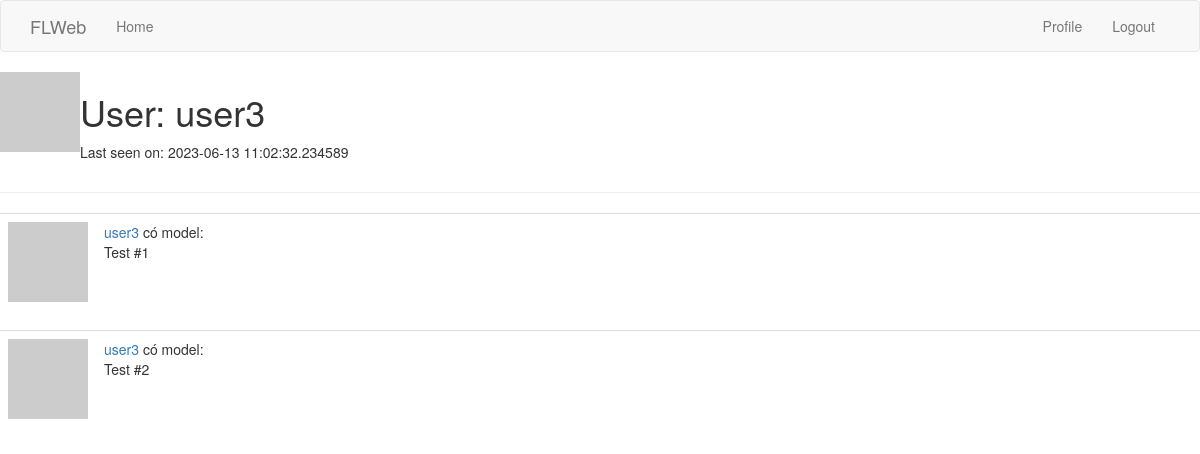
The page /user/user3 (signed in) on the database its author committed.
### models.py (models this page shows, shortened)
class User(UserMixin,db.Model):
    id = db.Column(db.Integer, primary_key=True)
    username = db.Column(db.String(64), index=True, unique=True)
    email = db.Column(db.String(120), index=True, unique=True)
    about_me = db.Column(db.String(140))
    last_seen = db.Column(db.DateTime, default=datetime.utcnow)
    password_hash = db.Column(db.String(128))
    model = db.relationship('Model', backref='user', lazy='dynamic')
    image = db.relationship('Image', backref='user', lazy='dynamic')
    def avatar(self, size):
        digest = md5(self.email.lower().encode('utf-8')).hexdigest()
        return 'https://www.gravatar.com/avatar/{}?d=identicon&s={}'.format(
            digest, size)

### client.py (the view)
@app.route('/user/<username>')
@login_required
def user(username):
    user = User.query.filter_by(username=username).first_or_404()
    model = [
        {'user': user, 'fname': 'Test #1'},
        {'user': user, 'fname': 'Test #2'}
    ]
    return render_template('user.html', user=user, model=model)

### client.py (called while the page is built)
@app.before_request
def before_request():
    if current_user.is_authenticated:
        current_user.last_seen = datetime.utcnow()
        db.session.commit()

### models.py (called while the page is built)
@login.user_loader
def load_user(id):
    return User.query.get(int(id))

### app/templates/user.html (shortened to what this page needs)
{% extends "base.html" %}
{% block content %}
<table>
    <tr valign="top">
        <td><img src="{{ user.avatar(128) }}"></td>
        <td>
            <h1>User: {{ user.username }}</h1>
            {% if user.last_seen %}<p>Last seen on: {{ user.last_seen }}</p>{% endif %}
        </td>
    </tr>
</table>
<hr>
{% for model in model %}
{% include '_model.html' %}
{% endfor %}
{% endblock %}

### app/templates/_model.html
<table class="table table-hover">
    <tr>
        <td width="70px">
            <a href="{{ url_for('user', username=model.user.username) }}">
                <img src="{{ model.user.avatar(70) }}" />
            </a>
        </td>
        <td>
            <a href="{{ url_for('user', username=model.user.username) }}">
                {{ model.user.username }}
            </a>
            có model:
            <br>
            {{ model.fname }}
        </td>
    </tr>
</table>

### rows shown on the page
User: username "user3", last_seen "2023-06-13 11:02:32.234589", user.username "user3" "user3"

### other values the page prints
{{ model.fname }} "Test #1" "Test #2"
